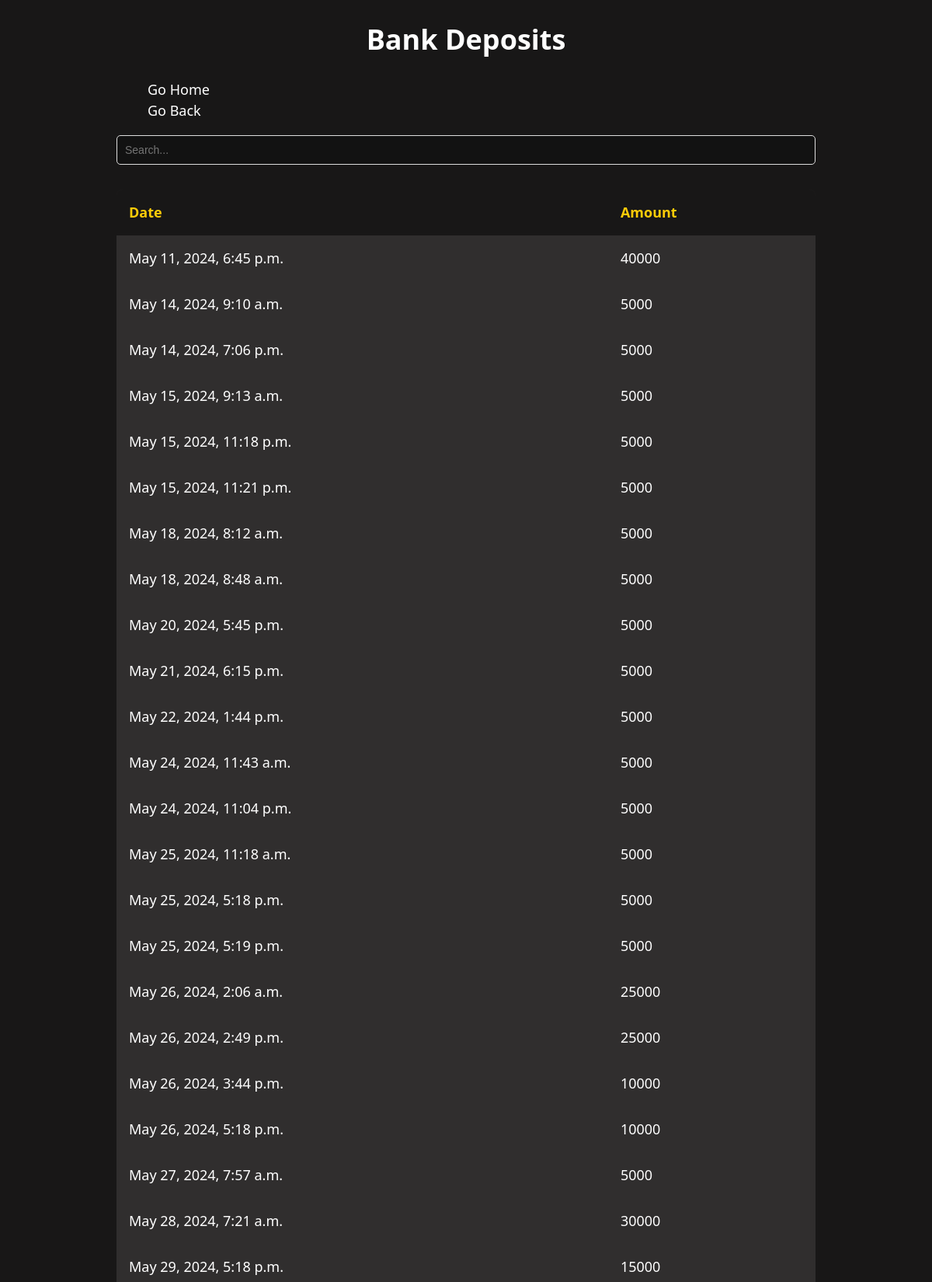
Page /momo/bankdepo (upper part) on the committed database.
### momo/models.py (models this page shows)
class BankDeposits(models.Model):
    amount = models.IntegerField()
    date = models.DateTimeField()
    class Meta:
        managed = False
        db_table = 'bank_deposits'

### momo/views.py (the view)
# urls.py: path("bankdepo", views.bankdeposits, name="bankdepo"),
def bankdeposits(request):
    return render(
        request, "momo/bankdepo.html", {"bankdepo": BankDeposits.objects.all()}
    )

### momo/templates/momo/bankdepo.html (shortened to what this page needs)
{% extends "./layout.html" %}
{% block tablename %}
    <h1 style="text-align: center;">Bank Deposits</h1>
{% endblock %}
{% block body %}
                <thead>
                    <tr>
                        <th onclick="sortTable(0)">Date </th>
                        <th onclick="sortTable(1)">Amount </th>
                    </tr>
                </thead>
                <tbody>
                    {% for item in bankdepo %}
                    <tr>
                        <td>{{ item.date }}</td>
                        <td>{{ item.amount }}</td>
                    </tr>
                    {% endfor %}
                </tbody>
{% endblock%}

### momo/static/momo/css/tables.css (style rules this page uses)
html { color-scheme: dark; }
body { background-color: #181717; color: #ffffff; font-size: 1.125rem; font-family: system-ui; line-height: 1.5; }
th { text-align: justify; }
td { text-align: justify; }
caption, th, td { padding: 1rem; }
th { background: hsl(0 0% 0% / 0.5 ); color: #FFCC08; }

### rows in the picture
BankDeposits: date "May 11, 2024, 6:45 p.m.", amount "40000"
BankDeposits: date "May 14, 2024, 9:10 a.m.", amount "5000"
BankDeposits: date "May 14, 2024, 7:06 p.m.", amount "5000"
BankDeposits: date "May 15, 2024, 9:13 a.m.", amount "5000"
BankDeposits: date "May 15, 2024, 11:18 p.m.", amount "5000"
BankDeposits: date "May 15, 2024, 11:21 p.m.", amount "5000"
BankDeposits: date "May 18, 2024, 8:12 a.m.", amount "5000"
BankDeposits: date "May 18, 2024, 8:48 a.m.", amount "5000"
BankDeposits: date "May 20, 2024, 5:45 p.m.", amount "5000"
BankDeposits: date "May 21, 2024, 6:15 p.m.", amount "5000"
BankDeposits: date "May 22, 2024, 1:44 p.m.", amount "5000"
BankDeposits: date "May 24, 2024, 11:43 a.m.", amount "5000"
BankDeposits: date "May 24, 2024, 11:04 p.m.", amount "5000"
BankDeposits: date "May 25, 2024, 11:18 a.m.", amount "5000"
BankDeposits: date "May 25, 2024, 5:18 p.m.", amount "5000"
BankDeposits: date "May 25, 2024, 5:19 p.m.", amount "5000"
BankDeposits: date "May 26, 2024, 2:06 a.m.", amount "25000"
BankDeposits: date "May 26, 2024, 2:49 p.m.", amount "25000"
BankDeposits: date "May 26, 2024, 3:44 p.m.", amount "10000"
BankDeposits: date "May 26, 2024, 5:18 p.m.", amount "10000"
BankDeposits: date "May 27, 2024, 7:57 a.m.", amount "5000"
BankDeposits: date "May 28, 2024, 7:21 a.m.", amount "30000"
BankDeposits: date "May 29, 2024, 5:18 p.m.", amount "15000"
